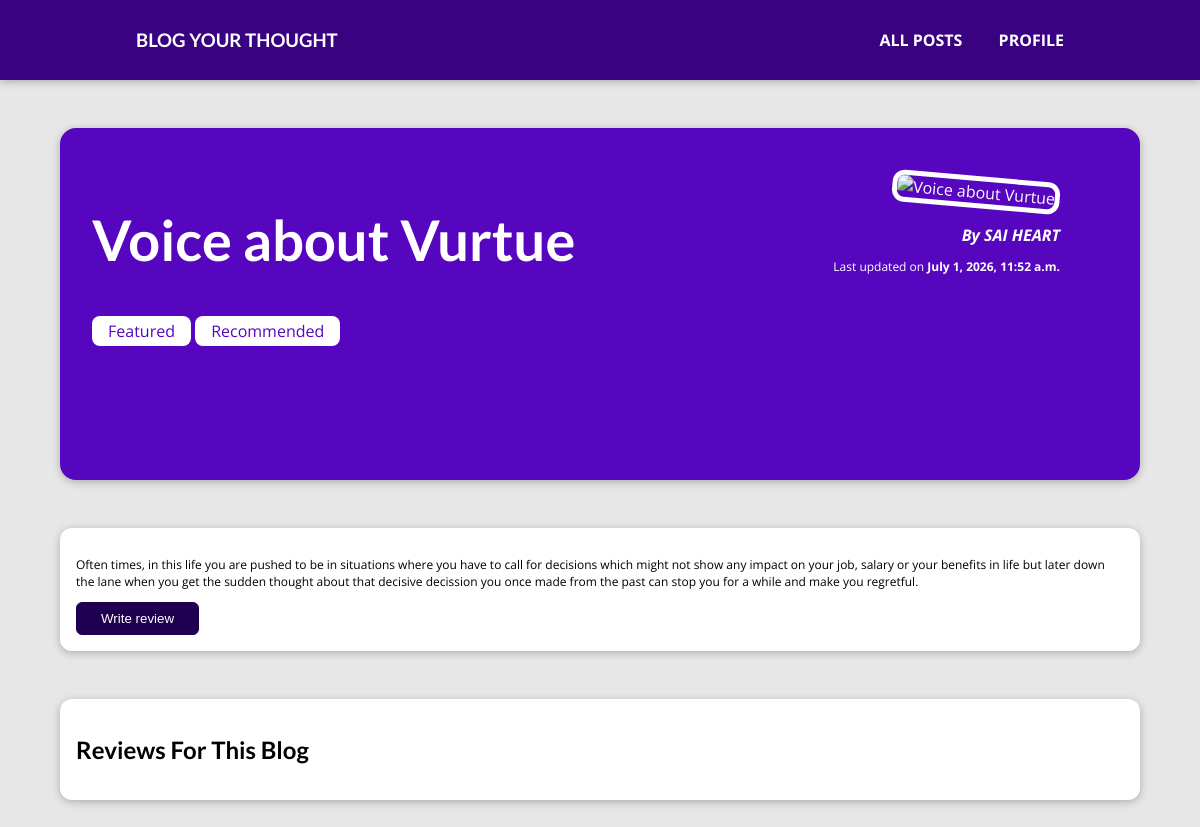
The page /posts/voice-about-vurtue/ on the database its author committed.
### myblogs/models.py (models this page shows, shortened)
class Blog(models.Model):
    class Meta:
        verbose_name = "Blog"
        verbose_name_plural = "Blogs"
    title = models.CharField(max_length=100, null=False)
    author = models.ForeignKey(
            to=Author,
            related_name="blogs",
            on_delete=models.CASCADE,
            null=False
            )
    imageUrl = models.CharField(max_length=150, null=True)
    updatedOn = models.DateTimeField(auto_now=True, null=False)
    excerpt = models.CharField(max_length=250, null=False)
    summary = models.CharField(max_length=2000, null=False)
    slug = models.SlugField(unique=True, null=False)
    tags = models.ManyToManyField(to=Tag, related_name="blogTags")

class Tag(models.Model):
    caption = models.CharField(max_length=50)
    class Meta:
        verbose_name = "Tag"
        verbose_name_plural = "Tags"

class Author(models.Model):
    first_name = models.CharField(max_length=100, null=False)
    last_name = models.CharField(max_length=100, null=False)
    email = models.EmailField(null=False, unique=True)
    class Meta:
        indexes = [
            models.Index(fields=["last_name", "first_name"])
        ]
        verbose_name = "Author"
        verbose_name_plural = "Authors"
    def get_author_fullName(self):
        return f"{self.first_name} {self.last_name}"
    def __str__(self):
        return self.get_author_fullName()

### myblogs/views.py (the view)
# urls.py: path('posts/<slug:slug>/', views.post_detail, name="posts-details"),
def post_detail(request, slug):
    posts = get_object_or_404(Blog, slug=slug)
    return render(request,'myblogs/post-detail.html',
        {
            "posts": posts,
            "tags": posts.tags.all()
        }
    )
    if request.method == "POST":
        form = ReviewForm(request.POST)
        if form.is_valid:
            return HttpResponseRedirect('posts/thankyou')

### myblogs/templates/myblogs/post-detail.html (shortened to what this page needs)
{% extends 'base.html' %}
{% load static %}
{% block pageStyles %}
    <link rel="stylesheet" href="{% static 'myblogs/css/post-detail.css' %}"/>
{% endblock%}
{% block pageContent %}
    <section id="summary">
        <h2>{{posts.title}}</h2>
        <div>
            {% for tag in tags %}
                <span class="tag">{{ tag.caption }}</span>
            {% endfor %}
        </div>
        <article>
            <img src="{% static 'myblogs/images/'%}{{posts.imageName}}" alt="{{posts.title}}"/>
            <address>By <a href="mailto:{{ posts.author.email }}">{{posts.author}}</a></address>
            <p>Last updated on <time>{{ posts.updatedOn }}</time></p>
        </article>
    </section>
    <main>
        <p>{{posts.summary}}</p>
        <section class="review-button">
            <button type="button" onclick="location.href='{% url 'posts-review-form' %}'">Write review</button>
        </section>
    </main>
    <main>
        <h2>Reviews For This Blog</h2>
    </main>
{% endblock %}

### templates/base.html (shortened to what this page needs)
{% load static %}
<!DOCTYPE html>
<html lang="en">
<head>
    <link rel="stylesheet" href="{% static 'app.css' %}" />
    {% block pageStyles %}
    {% endblock %}
</head>
<body>
    <header id="main-navigation">
        <h3><a href="{% url 'landing-page' %}" >BLOG YOUR THOUGHT </a></h3>
        <nav>
            <a href="{% url 'all-posts' %}">ALL POSTS</a>
            <a href="{% url 'create-user-profile' %}">PROFILE</a>
        </nav>
    </header>
    {% block pageContent %}
    {% endblock %}
</body>
</html>

### static/app.css (style rules this page uses)
* { box-sizing: border-box; }
html { font-family: 'Open Sans', 'Lato', sans-serif; }
body { margin: 0; }
h1, h2, h3 { font-family: 'Lato', sans-serif; font-weight: bold; }
#main-navigation { width: 100%; height: 5rem; display: flex; justify-content: space-between; align-items: center; padding: 0 10%; position: absolute; top: 0; left: 0; }
#main-navigation a { text-decoration: none; color: white; font-weight: bold; padding: 0 1rem; }
p { font-size: 12px; }

### myblogs/static/myblogs/css/post-detail.css (style rules this page uses)
body { background-color: #e7e7e7; }
#main-navigation { background-color: #390281; box-shadow: 0 2px 8px rgba(0, 0, 0, 0.25); }
#summary { margin: 8rem auto 3rem auto; padding: 2rem; width: 90%; max-width: 90rem; border-radius: 16px; background-color: #5706c0; position: relative; box-shadow: 0 2px 8px rgba(0, 0, 0, 0.25); height: 22rem; }
#summary h2 { color: white; font-size: 3.5rem; }
#summary article { position: absolute; top: 2rem; right: 3rem; padding: 1rem 2rem; border-radius: 12px; text-align: right; color: white; }
#summary article img { width: 12rem; height: 12rem; border-radius: 12px; transform: rotateZ(5deg); border: 5px solid white; margin-bottom: 1rem; }
#summary address { font-weight: bold; }
#summary time { font-weight: bold; }
#summary a { text-decoration: none; color: white; }
main { width: 90%; max-width: 90rem; margin: 3rem auto; background-color: white; padding: 1rem; border-radius: 12px; box-shadow: 0 2px 8px rgba(0, 0, 0, 0.25); }
.tag { background-color: white; color: #5706c0; padding: 0.25rem 1rem; border-radius: 8px; }
.review-button button { cursor: pointer; padding: 0.5rem 1.5rem; border-radius: 6px; background-color: #1f0050; color: white; border: 1px solid #1f0050; }

### rows shown on the page
Blog: title "Voice about Vurtue", author "SAI HEART", updatedOn "July 1, 2026, 11:52 a.m.", summary "Often times, in this life you are pushed to be in situations where you have to call for decisions which might not show any impact on your job, salary or your benefits in life but later down the lane when you get the sudden thought about that decisive decission you once made from the past can stop you for a while and make you regretful."
Tag: caption "Featured"
Tag: caption "Recommended"
